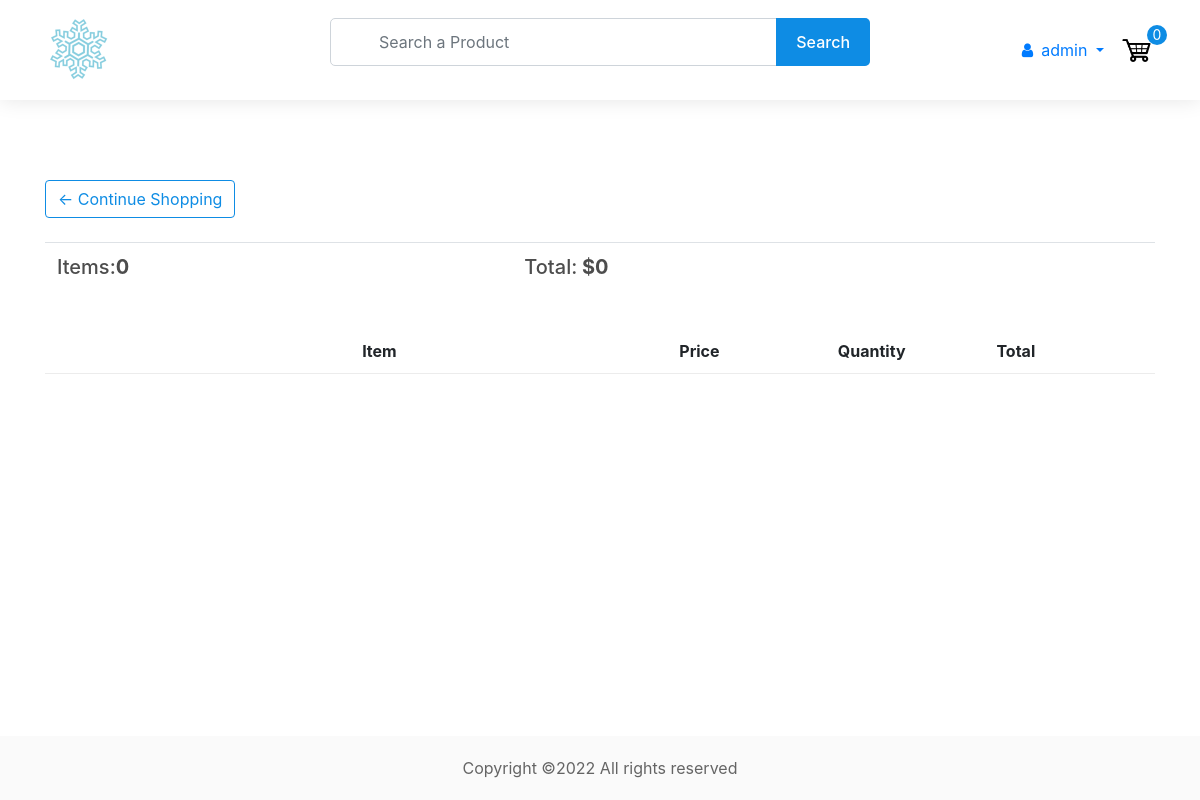
/cart/ (signed in), run on an earlier commit of the app's database.
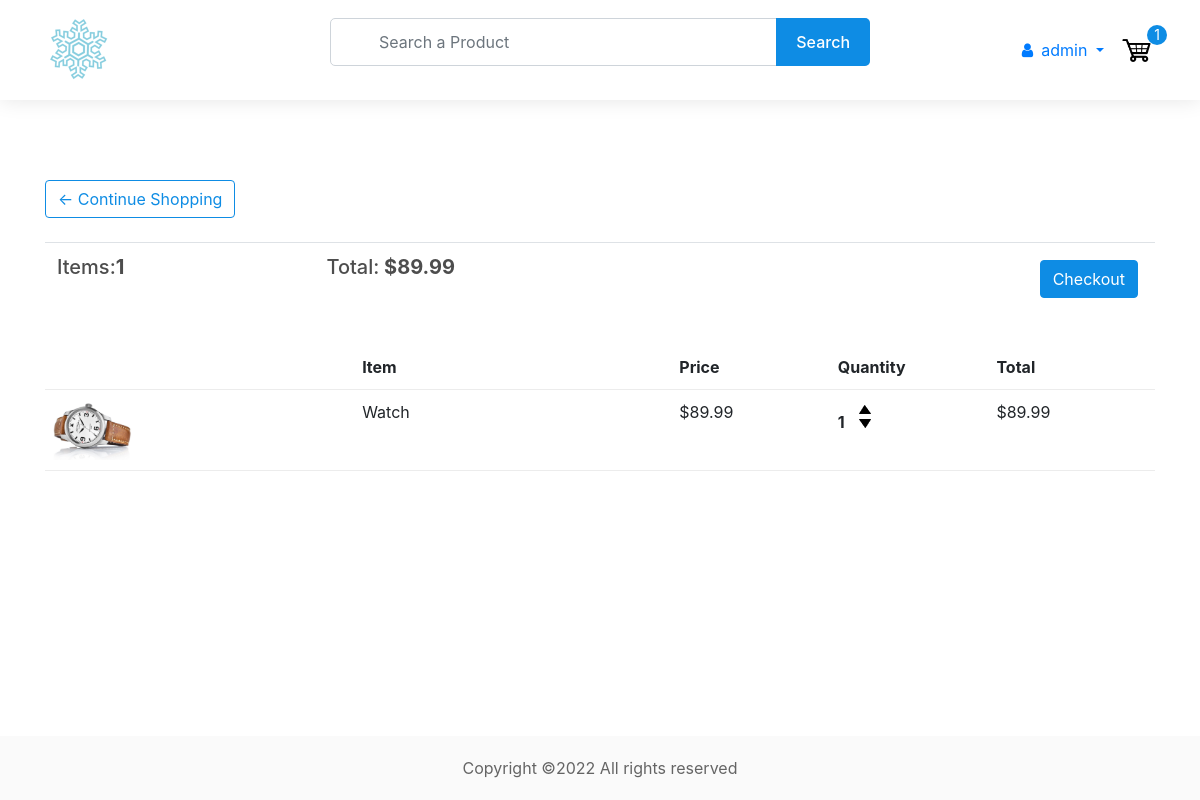
And on a later commit of the database.
### store/models.py (models this page shows, shortened)
class Order(models.Model):
    customer = models.ForeignKey(
        Customer, on_delete=models.CASCADE, blank=True, null=True
    )
    items = models.ManyToManyField(OrderItem)
    date_orderd = models.DateTimeField(auto_now_add=True)
    ordered = models.BooleanField(default=False, null=False, blank=False)
    being_delivered = models.BooleanField(default=False)
    transaction_id = models.CharField(max_length=200, null=True)
    total_price = models.FloatField(max_length=200, null=True)  # added
    sphipping_address = models.ForeignKey(
        "ShippingAddress", on_delete=models.SET_NULL, blank=True, null=True
    )
    payment = models.ForeignKey(
        "Payment", on_delete=models.SET_NULL, blank=True, null=True
    )
    def get_total(self):
        total = 0
        for order_items in self.items.all():
            total = total + order_items.get_total_item_price
        return total
    @property
    def get_cart_items(self):
        total = 0
        for order_item in self.items.all():
            total += order_item.quantity
        return total

class OrderItem(models.Model):
    customer = models.ForeignKey(
        Customer, on_delete=models.CASCADE, blank=True, null=True
    )
    product = models.ForeignKey(Product, on_delete=models.CASCADE, null=True)
    quantity = models.IntegerField(default=0, null=True, blank=True)
    ordered = models.BooleanField(default=False)
    @property
    def get_total_item_price(self):
        total = self.product.price * self.quantity
        return total

class Product(models.Model):
    name = models.CharField(max_length=200, null=True)
    price = models.DecimalField(max_digits=7, decimal_places=2)
    digital = models.BooleanField(default=False, null=True, blank=False)
    image = models.ImageField(null=True, blank=True)
    status = models.BooleanField(default=False, null=True, blank=False)  # changed
    description = models.TextField(max_length=1000, null=True, blank=True)  # added
    @property
    def imageURL(self):
        try:
            url = self.image.url
        except:
            url = ""
        return url

### store/views.py (the view)
# urls.py: path("cart/", views.cart, name="cart"),
@login_required(login_url="login")
def cart(request):
    try:
        customer = get_object_or_404(Customer, user=request.user)
        order = Order.objects.get(customer=customer, ordered=False)
        context = {"object": order}
        return render(request, "store/cart.html", context)
    except ObjectDoesNotExist:
        messages.warning(request, "You do not have an active order")
        context = {}
        return render(request, "store/cart.html", context)

### context_processors/context_processors.py (called while the page is built, shortened)
def total_cart_items(request):
    if request.user.is_authenticated:
        customer = Customer.objects.filter(user=request.user).first()
        if customer is None:
            return {"totalCartItems": 0}
        order = Order.objects.filter(customer=customer, ordered=False).first()
        if order is None:
            return {"totalCartItems": 0}
        cartItems = order.get_cart_items
    return {"totalCartItems": cartItems}

### store/templates/store/cart.html
{% extends 'store/header.html' %}
{% load static %}
{% block content %}
	<section>
		<div class="container">
			<div class="row">
				<div class="col-lg-12">
					<div class="box-element">
						<a  class="btn btn-outline-primary" href="{% url 'store' %}">&#x2190; Continue Shopping</a>
						<br>
						<br>
						<table class="table">
							<tr>
								<th><h5>Items:<strong>{{totalCartItems}}</strong></h5></th>
								<th><h5>Total:<strong> ${{object.get_total}}</strong></h5></th>
								<th>
									{% if object.get_total %}
									<a  style="float:right; margin:5px;" class="btn btn-primary" href="{% url 'checkout' %}">Checkout</a>
									{% endif %}
								</th>
							</tr>
						</table>
					</div>
					<br>
					<div class="box-element">
						<div class="cart-row">
							<div style="flex:2"></div>
							<div style="flex:2"><strong>Item</strong></div>
							<div style="flex:1"><strong>Price</strong></div>
							<div style="flex:1"><strong>Quantity</strong></div>
							<div style="flex:1"><strong>Total</strong></div>
						</div>
						{% for item in object.items.all %}
						<div class="cart-row">
							<div style="flex:2"><img class="row-image" src="{{item.product.imageURL}}"></div>
							<div style="flex:2"><p>{{item.product.name}}</p></div>
							<div style="flex:1"><p>${{item.product.price|floatformat:2}}</p></div>
							<div style="flex:1">
								<p class="quantity">{{item.quantity}}</p>
								<div class="quantity">
									<a href="{% url 'add_to_cart' item.product.id %}"><img class="chg-quantity" src="{% static  'images/arrow-up.png' %}"></a>
									<a href="{% url 'remove_from_cart' item.product.id %}"><img class="chg-quantity" src="{% static  'images/arrow-down.png' %}"></a>
								</div>
							</div>
							<div style="flex:1"><p>${{item.get_total_item_price}}</p></div>
						</div>
						{% endfor %}
					</div>
				</div>
			</div>
		</div>
	</section>
{% endblock content %}

### store/templates/store/header.html (shortened to what this page needs)
<!DOCTYPE html>
{% load static %}
<html>
    <head>
        <link
            rel="stylesheet"
            href="https://stackpath.bootstrapcdn.com/bootstrap/4.4.1/css/bootstrap.min.css"
        />
        <link
            rel="stylesheet"
            type="text/css"
            href="{% static 'css/style.css' %}"
        />
        <link
        rel="stylesheet"
        href="https://unpkg.com/@trevoreyre/autocomplete-js/dist/style.css"
        />
        <link rel='stylesheet' href='https://maxcdn.bootstrapcdn.com/font-awesome/4.5.0/css/font-awesome.min.css' >
    </head>
    <body>
        <div id="page-container">
            <header>
                <div class="container">
                    <div class="row align-items-center">
                        <div class="col-6 col-lg-3 order-1">
                            <a href="{% url 'store' %}" class="logo mr-5">
                                <img src="{% static 'images/logo-1.png' %}" />
                            </a>
                        </div>
                        <div class="col-lg-6 order-3 order-lg-2 mt-2 mt-lg-0">
                            <form id="autocomplete" class="autocomplete" action="/search" method="get">
                                <div class="form-group mb-0">
                                    <input type="text" class="autocomplete-input form-control sm-2 mr-5 pl-5" name="search" placeholder="Search a Product">
                                </div>
                                <button type="submit">Search</button>
                            </form>
                        </div>
                        <div class="col-6 col-lg-3 order-2 order-lg-3">
                            <div class="header-right d-flex align-items-center justify-content-end">
                                {% if request.user.is_authenticated %}
                                    <div class="dropdown">
                                        <a href="#" class="dropdown-toggle" data-toggle="dropdown" aria-haspopup="true" aria-expanded="false">
                                            <i class="fa fa-user mr-2"></i>{{request.user}}
                                        </a>
                                    </div>
                                {% else %}
                                    <a href="{% url 'login' %}" class="btn btn-outline-primary">Login</a>
                                {% endif %}
                                <div class="cart ml-3">
                                    <a href="{% url 'cart' %}">
                                        <img src="{% static 'images/cart.png' %}" />
                                    </a>
                                    <p>{{totalCartItems}}</p>
                                </div>
                            </div>
                        </div>
                    </div>
                </div>
            </header>
            <div id="content-wrap">
                {% block content %}
                {% endblock content %}
            </div>
            <footer>
                <div class="container text-center">
                    <p>Copyright ©2022 All rights reserved</p>
                </div>
            </footer>
        </div>
    </body>
</html>

### static/css/style.css (style rules this page uses)
.btn { -webkit-transition: 250ms ease-in; transition: 250ms ease-in; }
.btn-primary { background-color: #0e8ce4; border-color: #0e8ce4; }
.btn-outline-primary { color: #0e8ce4; border-color: #0e8ce4; }
img { max-width: 100%; }
h1, h2, h3, h4, h5, h6 { color: #4d4d4d; }
#page-container { position: relative; min-height: 100vh; }
#content-wrap { padding-bottom: 64px; }
section { padding: 50px 0; }
@media (min-width: 768px) { section { padding: 60px 0; } }
@media (min-width: 768px) { section { padding: 80px 0; } }
header { position: -webkit-sticky; position: sticky; top: 0; z-index: 9999; background-color: #fff; padding: 15px 0; -webkit-box-shadow: 0 0 20px #e5e5e5; box-shadow: 0 0 20px #e5e5e5; }
header .logo img { height: 70px; -o-object-fit: contain; object-fit: contain; }
header .autocomplete { position: relative; }
header .autocomplete input { height: 48px; background-color: #fff; border-radius: 5px; }
header .autocomplete button { position: absolute; top: 0; right: 0; height: 100%; background-color: #0e8ce4; color: #fff; font-weight: 500; border: 0; border-radius: 0 5px 5px 0; padding: 0 20px; -webkit-transition: 250ms ease-in; transition: 250ms ease-in; }
header .cart { position: relative; }
header .cart img { height: 35px; }
header .cart p { position: absolute; top: -8px; right: -12px; width: 20px; height: 20px; color: #fff; background-color: #0e8ce4; font-size: 14px; line-height: 20px; text-align: center; border-radius: 50%; margin-bottom: 0; }
.row-image { height: 60px; width: auto; }
.cart-row { display: -webkit-box; display: -ms-flexbox; display: flex; -webkit-box-align: flex-stretch; -ms-flex-align: flex-stretch; align-items: flex-stretch; padding-bottom: 10px; margin-bottom: 10px; border-bottom: 1px solid #ececec; }
.quantity { display: inline-block; font-weight: 700; padding-right: 10px; }
.chg-quantity { width: 12px; cursor: pointer; display: block; margin-top: 5px; -webkit-transition: .1s; transition: .1s; }
footer { position: absolute; bottom: 0; height: 64px; width: 100%; background-color: #fafafa; padding: 20px 0; }
footer p { color: rgba(0, 0, 0, 0.6); margin-bottom: 0; }

What changed in the data, as far as the page shows it:
computed for Order: get_total "0" → "89.99"
added OrderItem: product.imageURL (picture), product.name "Watch", product.price "89.99", quantity "1", get_total_item_price "89.99"
Also different on the page:
{{ totalCartItems }}: "0" → "1"
text now shown: "Checkout"
